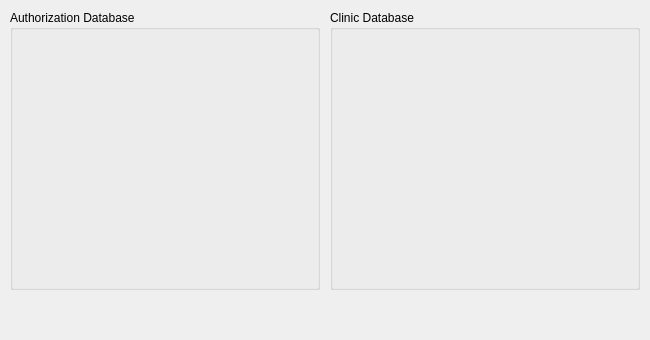
<?xml version="1.0" encoding="UTF-8"?>
<ui version="4.0">
 <class>w_DatabaseConnectionsConfigurationDialog</class>
 <widget class="QDialog" name="w_DatabaseConnectionsConfigurationDialog">
  <property name="geometry">
   <rect>
    <x>0</x>
    <y>0</y>
    <width>650</width>
    <height>340</height>
   </rect>
  </property>
  <property name="minimumSize">
   <size>
    <width>650</width>
    <height>340</height>
   </size>
  </property>
  <property name="maximumSize">
   <size>
    <width>650</width>
    <height>340</height>
   </size>
  </property>
  <property name="windowTitle">
   <string>Ustawienia - Baza danych</string>
  </property>
  <property name="modal">
   <bool>true</bool>
  </property>
  <widget class="QDialogButtonBox" name="buttonBox">
   <property name="geometry">
    <rect>
     <x>10</x>
     <y>300</y>
     <width>630</width>
     <height>40</height>
    </rect>
   </property>
   <property name="orientation">
    <enum>Qt::Horizontal</enum>
   </property>
   <property name="standardButtons">
    <set>QDialogButtonBox::NoButton</set>
   </property>
  </widget>
  <widget class="QGroupBox" name="authDbConnectionGroupBox">
   <property name="geometry">
    <rect>
     <x>10</x>
     <y>10</y>
     <width>310</width>
     <height>280</height>
    </rect>
   </property>
   <property name="title">
    <string>Authorization Database</string>
   </property>
   <widget class="w_DatabaseConnectionWidget" name="AuthDbConnectionWidget" native="true">
    <property name="geometry">
     <rect>
      <x>5</x>
      <y>25</y>
      <width>300</width>
      <height>250</height>
     </rect>
    </property>
   </widget>
  </widget>
  <widget class="QGroupBox" name="ClinicDbConnectionGroupBox">
   <property name="geometry">
    <rect>
     <x>330</x>
     <y>10</y>
     <width>310</width>
     <height>280</height>
    </rect>
   </property>
   <property name="title">
    <string>Clinic Database</string>
   </property>
   <widget class="w_DatabaseConnectionWidget" name="ClinicDbConnectionWidget" native="true">
    <property name="geometry">
     <rect>
      <x>5</x>
      <y>25</y>
      <width>300</width>
      <height>250</height>
     </rect>
    </property>
   </widget>
  </widget>
 </widget>
 <customwidgets>
  <customwidget>
   <class>w_DatabaseConnectionWidget</class>
   <extends>QWidget</extends>
   <header>w_databaseconnectionwidget.h</header>
   <container>1</container>
  </customwidget>
 </customwidgets>
 <resources/>
 <connections>
  <connection>
   <sender>buttonBox</sender>
   <signal>accepted()</signal>
   <receiver>w_DatabaseConnectionsConfigurationDialog</receiver>
   <slot>accept()</slot>
   <hints>
    <hint type="sourcelabel">
     <x>248</x>
     <y>254</y>
    </hint>
    <hint type="destinationlabel">
     <x>157</x>
     <y>274</y>
    </hint>
   </hints>
  </connection>
  <connection>
   <sender>buttonBox</sender>
   <signal>rejected()</signal>
   <receiver>w_DatabaseConnectionsConfigurationDialog</receiver>
   <slot>reject()</slot>
   <hints>
    <hint type="sourcelabel">
     <x>316</x>
     <y>260</y>
    </hint>
    <hint type="destinationlabel">
     <x>286</x>
     <y>274</y>
    </hint>
   </hints>
  </connection>
 </connections>
</ui>
